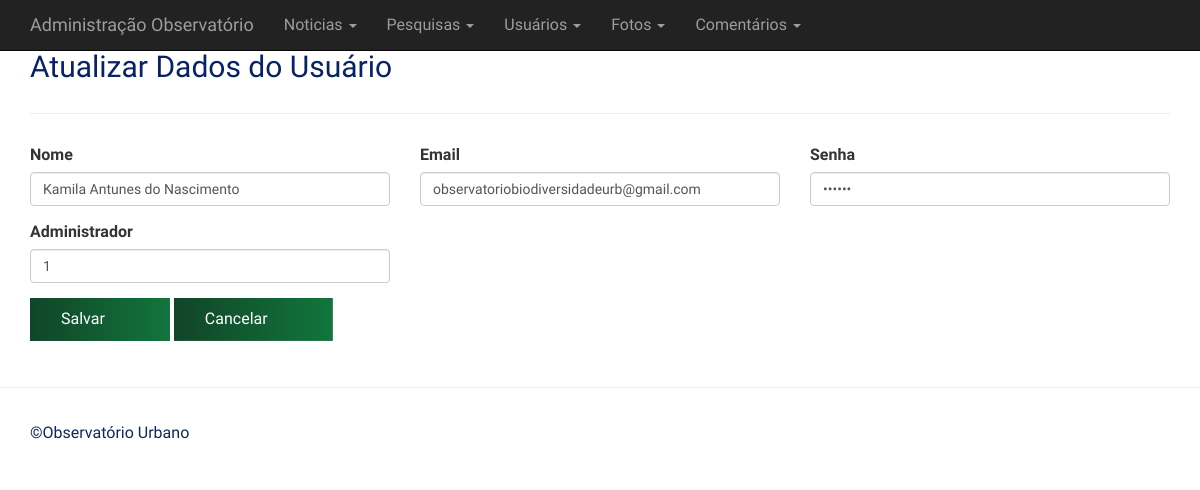
The app's page /adm/usuario/edit.php?id=1 with its own data.
### tables this page shows
CREATE TABLE `usuario` (
  `id` int(11) NOT NULL COMMENT 'Chave da tabela',
  `nome` varchar(60) NOT NULL COMMENT 'Nome do usuário',
  `email` text NOT NULL COMMENT 'E-mail do usuário',
  `senha` text NOT NULL COMMENT 'Senha do usuário',
  `adm` tinyint(1) NOT NULL COMMENT 'Valida se o usuário é um administrador',
  `criacao` datetime NOT NULL COMMENT 'Data de Criação',
  `modificacao` datetime DEFAULT NULL COMMENT 'Data de modificação'
);

### adm/inc/database.php (called while the page is built, shortened)
<?php
function open_database() {
	try {
		$conn = new mysqli(DB_HOST, DB_USER, DB_PASSWORD, DB_NAME);
		return $conn;
	} catch (Exception $e) {
		echo $e->getMessage();
		return null;
	}
}
function find( $table = null, $id = null ) {
	$database = open_database();
	$found = null;
	try {
	  if ($id) {
	    $sql = "SELECT * FROM " . $table . " WHERE id = " . $id;
	    $result = $database->query($sql);
	    if ($result->num_rows > 0) {
	      $found = $result->fetch_assoc();
	    }
	  } else {
	    $sql = "SELECT * FROM " . $table;
	    $result = $database->query($sql);
	    if ($result->num_rows > 0) {
	      $found = $result->fetch_all(MYSQLI_ASSOC);
	    }
	  }
	} catch (Exception $e) {
	  $_SESSION['message'] = $e->GetMessage();
	  $_SESSION['type'] = 'danger';
  }
    return $found;
}

### adm/usuario/functions.php (called while the page is built, shortened)
<?php
function edit() {
	$now = date_create('now', new DateTimeZone('America/Sao_Paulo'));
	if (isset($_GET['id'])) {
	  $id = $_GET['id'];
	  if (isset($_POST['customer'])) {
		$customer = $_POST['customer'];
		$customer['senha'] = hash('sha256',$customer['senha']);
		$customer['modificacao'] = $now->format("Y-m-d H:i:s");
		update('usuario', $id, $customer);
		header('location: index.php');
	  } else {
		$customer = find('usuario', $id);
	  }
	} else {
	  header('location: index.php');
	}
  }

### adm/usuario/edit.php (the view, shortened to what this page needs)
<?php
  require_once('functions.php');
  edit();
?>
<h2>Atualizar Dados do Usuário</h2>
<form action="edit.php?id=<?php echo $customer['id']; ?>" method="post">
  <hr />
  <div class="row">
  <div class="form-group col-md-4">
      <label for="name">Nome</label>
      <input type="text" class="form-control" name="customer['nome']" value="<?= $customer['nome']?>">
    </div>
    <div class="form-group col-md-4">
      <label for="name">Email</label>
      <input type="email" class="form-control" name="customer['email']" value="<?= $customer['email']?>">
    </div>
    <div class="form-group col-md-4">
      <label for="name">Senha</label>
      <input type="password" class="form-control" name="customer['senha']" value="<?= $customer['senha']?>">
    </div>
    <div class="form-group col-md-4">
      <label for="name">Administrador</label>
      <input type="text" class="form-control" name="customer['adm']" value="<?= $customer['adm']?>">
    </div>
  </div>
  <div id="actions" class="row">
    <div class="col-md-12">
      <button type="submit" class="btn btn-primary">Salvar</button>
      <a href="index.php" class="btn btn-default">Cancelar</a>
    </div>
  </div>
</form>

### adm/inc/header.php (style rules this page uses)
body { padding-top: 50px; padding-bottom: 20px; }

### records on screen
usuario: nome "Kamila Antunes do Nascimento", email "observatoriobiodiversidadeurb@gmail.com", adm "1"
